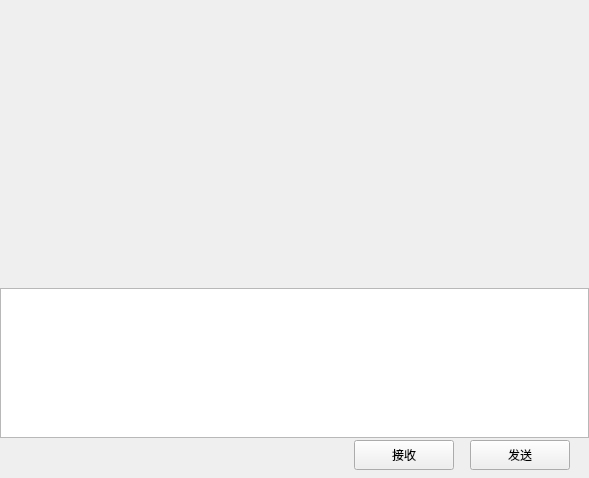
<?xml version="1.0" encoding="UTF-8"?>
<ui version="4.0">
 <class>ChatPage</class>
 <widget class="QWidget" name="ChatPage">
  <property name="geometry">
   <rect>
    <x>0</x>
    <y>0</y>
    <width>589</width>
    <height>478</height>
   </rect>
  </property>
  <property name="windowTitle">
   <string>Form</string>
  </property>
  <layout class="QVBoxLayout" name="verticalLayout">
   <property name="spacing">
    <number>0</number>
   </property>
   <property name="leftMargin">
    <number>0</number>
   </property>
   <property name="topMargin">
    <number>0</number>
   </property>
   <property name="rightMargin">
    <number>0</number>
   </property>
   <property name="bottomMargin">
    <number>0</number>
   </property>
   <item>
    <widget class="QWidget" name="chat_data_wid" native="true">
     <layout class="QVBoxLayout" name="verticalLayout_4">
      <property name="spacing">
       <number>0</number>
      </property>
      <property name="leftMargin">
       <number>0</number>
      </property>
      <property name="topMargin">
       <number>0</number>
      </property>
      <property name="rightMargin">
       <number>0</number>
      </property>
      <property name="bottomMargin">
       <number>0</number>
      </property>
      <item>
       <widget class="QWidget" name="title_wid" native="true">
        <property name="minimumSize">
         <size>
          <width>0</width>
          <height>60</height>
         </size>
        </property>
        <property name="maximumSize">
         <size>
          <width>16777215</width>
          <height>60</height>
         </size>
        </property>
        <layout class="QVBoxLayout" name="verticalLayout_5">
         <property name="topMargin">
          <number>2</number>
         </property>
         <property name="rightMargin">
          <number>2</number>
         </property>
         <property name="bottomMargin">
          <number>2</number>
         </property>
         <item>
          <widget class="QWidget" name="widget_2" native="true">
           <property name="minimumSize">
            <size>
             <width>0</width>
             <height>40</height>
            </size>
           </property>
           <property name="maximumSize">
            <size>
             <width>16777215</width>
             <height>40</height>
            </size>
           </property>
           <layout class="QHBoxLayout" name="horizontalLayout_3">
            <property name="leftMargin">
             <number>2</number>
            </property>
            <property name="topMargin">
             <number>2</number>
            </property>
            <property name="rightMargin">
             <number>2</number>
            </property>
            <property name="bottomMargin">
             <number>2</number>
            </property>
            <item>
             <widget class="QLabel" name="title_lb">
              <property name="text">
               <string/>
              </property>
             </widget>
            </item>
           </layout>
          </widget>
         </item>
        </layout>
       </widget>
      </item>
      <item>
       <widget class="ChatView" name="chat_data_list" native="true"/>
      </item>
      <item>
       <widget class="QWidget" name="tool_wid" native="true">
        <property name="minimumSize">
         <size>
          <width>0</width>
          <height>40</height>
         </size>
        </property>
        <property name="maximumSize">
         <size>
          <width>16777215</width>
          <height>40</height>
         </size>
        </property>
        <layout class="QHBoxLayout" name="horizontalLayout_4">
         <property name="leftMargin">
          <number>2</number>
         </property>
         <property name="topMargin">
          <number>2</number>
         </property>
         <property name="rightMargin">
          <number>2</number>
         </property>
         <property name="bottomMargin">
          <number>2</number>
         </property>
         <item>
          <spacer name="horizontalSpacer_2">
           <property name="orientation">
            <enum>Qt::Orientation::Horizontal</enum>
           </property>
           <property name="sizeType">
            <enum>QSizePolicy::Policy::Fixed</enum>
           </property>
           <property name="sizeHint" stdset="0">
            <size>
             <width>5</width>
             <height>20</height>
            </size>
           </property>
          </spacer>
         </item>
         <item>
          <widget class="ClickedLabel" name="emo_lb">
           <property name="minimumSize">
            <size>
             <width>25</width>
             <height>25</height>
            </size>
           </property>
           <property name="maximumSize">
            <size>
             <width>25</width>
             <height>25</height>
            </size>
           </property>
           <property name="text">
            <string/>
           </property>
          </widget>
         </item>
         <item>
          <spacer name="horizontalSpacer_4">
           <property name="orientation">
            <enum>Qt::Orientation::Horizontal</enum>
           </property>
           <property name="sizeType">
            <enum>QSizePolicy::Policy::Fixed</enum>
           </property>
           <property name="sizeHint" stdset="0">
            <size>
             <width>5</width>
             <height>20</height>
            </size>
           </property>
          </spacer>
         </item>
         <item>
          <widget class="ClickedLabel" name="file_lb">
           <property name="minimumSize">
            <size>
             <width>25</width>
             <height>25</height>
            </size>
           </property>
           <property name="maximumSize">
            <size>
             <width>25</width>
             <height>25</height>
            </size>
           </property>
           <property name="text">
            <string/>
           </property>
          </widget>
         </item>
         <item>
          <spacer name="horizontalSpacer_3">
           <property name="orientation">
            <enum>Qt::Orientation::Horizontal</enum>
           </property>
           <property name="sizeHint" stdset="0">
            <size>
             <width>40</width>
             <height>20</height>
            </size>
           </property>
          </spacer>
         </item>
        </layout>
       </widget>
      </item>
      <item>
       <widget class="MessageTextEdit" name="chat_edit">
        <property name="minimumSize">
         <size>
          <width>0</width>
          <height>150</height>
         </size>
        </property>
        <property name="maximumSize">
         <size>
          <width>16777215</width>
          <height>150</height>
         </size>
        </property>
       </widget>
      </item>
      <item>
       <widget class="QWidget" name="send_wid" native="true">
        <property name="minimumSize">
         <size>
          <width>0</width>
          <height>40</height>
         </size>
        </property>
        <property name="maximumSize">
         <size>
          <width>16777215</width>
          <height>40</height>
         </size>
        </property>
        <layout class="QHBoxLayout" name="horizontalLayout_5">
         <property name="topMargin">
          <number>2</number>
         </property>
         <property name="bottomMargin">
          <number>11</number>
         </property>
         <item>
          <spacer name="horizontalSpacer_5">
           <property name="orientation">
            <enum>Qt::Orientation::Horizontal</enum>
           </property>
           <property name="sizeHint" stdset="0">
            <size>
             <width>40</width>
             <height>20</height>
            </size>
           </property>
          </spacer>
         </item>
         <item>
          <widget class="ClickedBtn" name="receive_btn">
           <property name="minimumSize">
            <size>
             <width>100</width>
             <height>30</height>
            </size>
           </property>
           <property name="maximumSize">
            <size>
             <width>100</width>
             <height>30</height>
            </size>
           </property>
           <property name="text">
            <string>接收</string>
           </property>
          </widget>
         </item>
         <item>
          <spacer name="horizontalSpacer_6">
           <property name="orientation">
            <enum>Qt::Orientation::Horizontal</enum>
           </property>
           <property name="sizeType">
            <enum>QSizePolicy::Policy::Fixed</enum>
           </property>
           <property name="sizeHint" stdset="0">
            <size>
             <width>10</width>
             <height>20</height>
            </size>
           </property>
          </spacer>
         </item>
         <item>
          <widget class="ClickedBtn" name="send_btn">
           <property name="minimumSize">
            <size>
             <width>100</width>
             <height>30</height>
            </size>
           </property>
           <property name="maximumSize">
            <size>
             <width>100</width>
             <height>30</height>
            </size>
           </property>
           <property name="text">
            <string>发送</string>
           </property>
          </widget>
         </item>
         <item>
          <spacer name="horizontalSpacer_7">
           <property name="orientation">
            <enum>Qt::Orientation::Horizontal</enum>
           </property>
           <property name="sizeType">
            <enum>QSizePolicy::Policy::Fixed</enum>
           </property>
           <property name="sizeHint" stdset="0">
            <size>
             <width>10</width>
             <height>20</height>
            </size>
           </property>
          </spacer>
         </item>
        </layout>
       </widget>
      </item>
     </layout>
    </widget>
   </item>
  </layout>
 </widget>
 <customwidgets>
  <customwidget>
   <class>ClickedBtn</class>
   <extends>QPushButton</extends>
   <header location="global">clickedbtn.h</header>
  </customwidget>
  <customwidget>
   <class>ClickedLabel</class>
   <extends>QLabel</extends>
   <header>clickedlabel.h</header>
  </customwidget>
  <customwidget>
   <class>ChatView</class>
   <extends>QWidget</extends>
   <header>chatview.h</header>
   <container>1</container>
  </customwidget>
  <customwidget>
   <class>MessageTextEdit</class>
   <extends>QTextEdit</extends>
   <header location="global">messagetextedit.h</header>
  </customwidget>
 </customwidgets>
 <resources/>
 <connections/>
</ui>
